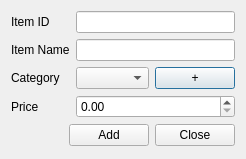
<?xml version="1.0" encoding="UTF-8"?>
<ui version="4.0">
 <class>addItem</class>
 <widget class="QDialog" name="addItem">
  <property name="geometry">
   <rect>
    <x>0</x>
    <y>0</y>
    <width>246</width>
    <height>159</height>
   </rect>
  </property>
  <property name="windowTitle">
   <string>ADD Item</string>
  </property>
  <property name="windowIcon">
   <iconset resource="../../../res.qrc">
    <normaloff>:/img/img/icon1.png</normaloff>:/img/img/icon1.png</iconset>
  </property>
  <layout class="QVBoxLayout" name="verticalLayout_2">
   <item>
    <layout class="QGridLayout" name="gridLayout">
     <item row="1" column="1">
      <widget class="QLineEdit" name="name"/>
     </item>
     <item row="0" column="0">
      <widget class="QLabel" name="label">
       <property name="text">
        <string>Item ID</string>
       </property>
      </widget>
     </item>
     <item row="3" column="0">
      <widget class="QLabel" name="label_4">
       <property name="text">
        <string>Price</string>
       </property>
      </widget>
     </item>
     <item row="3" column="1">
      <widget class="QDoubleSpinBox" name="price">
       <property name="maximum">
        <double>99999.000000000000000</double>
       </property>
      </widget>
     </item>
     <item row="0" column="1">
      <widget class="QLineEdit" name="id"/>
     </item>
     <item row="2" column="0">
      <widget class="QLabel" name="label_3">
       <property name="text">
        <string>Category </string>
       </property>
      </widget>
     </item>
     <item row="1" column="0">
      <widget class="QLabel" name="label_2">
       <property name="text">
        <string>Item Name</string>
       </property>
      </widget>
     </item>
     <item row="2" column="1">
      <layout class="QHBoxLayout" name="horizontalLayout_2">
       <item>
        <widget class="QComboBox" name="category"/>
       </item>
       <item>
        <widget class="QPushButton" name="btnAddcategory">
         <property name="styleSheet">
          <string notr="true"/>
         </property>
         <property name="text">
          <string>+</string>
         </property>
        </widget>
       </item>
      </layout>
     </item>
    </layout>
   </item>
   <item>
    <layout class="QHBoxLayout" name="horizontalLayout">
     <item>
      <spacer name="horizontalSpacer">
       <property name="orientation">
        <enum>Qt::Horizontal</enum>
       </property>
       <property name="sizeHint" stdset="0">
        <size>
         <width>40</width>
         <height>20</height>
        </size>
       </property>
      </spacer>
     </item>
     <item>
      <widget class="QPushButton" name="btnAdd">
       <property name="text">
        <string>Add</string>
       </property>
      </widget>
     </item>
     <item>
      <widget class="QDialogButtonBox" name="buttonBox">
       <property name="orientation">
        <enum>Qt::Horizontal</enum>
       </property>
       <property name="standardButtons">
        <set>QDialogButtonBox::Close</set>
       </property>
      </widget>
     </item>
    </layout>
   </item>
  </layout>
 </widget>
 <tabstops>
  <tabstop>id</tabstop>
  <tabstop>name</tabstop>
  <tabstop>category</tabstop>
  <tabstop>btnAddcategory</tabstop>
  <tabstop>price</tabstop>
  <tabstop>btnAdd</tabstop>
 </tabstops>
 <resources>
  <include location="../../../res.qrc"/>
 </resources>
 <connections>
  <connection>
   <sender>buttonBox</sender>
   <signal>accepted()</signal>
   <receiver>addItem</receiver>
   <slot>accept()</slot>
   <hints>
    <hint type="sourcelabel">
     <x>235</x>
     <y>148</y>
    </hint>
    <hint type="destinationlabel">
     <x>157</x>
     <y>158</y>
    </hint>
   </hints>
  </connection>
  <connection>
   <sender>buttonBox</sender>
   <signal>rejected()</signal>
   <receiver>addItem</receiver>
   <slot>reject()</slot>
   <hints>
    <hint type="sourcelabel">
     <x>235</x>
     <y>148</y>
    </hint>
    <hint type="destinationlabel">
     <x>245</x>
     <y>158</y>
    </hint>
   </hints>
  </connection>
 </connections>
</ui>
